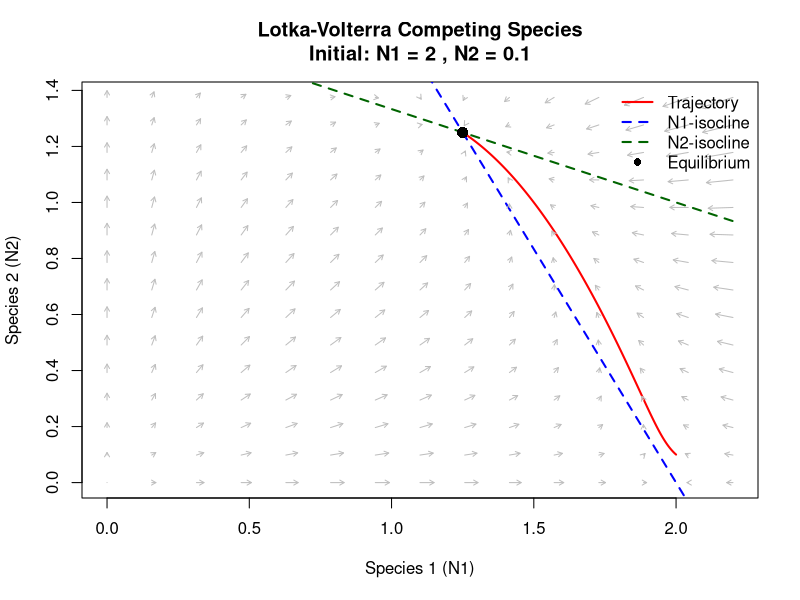
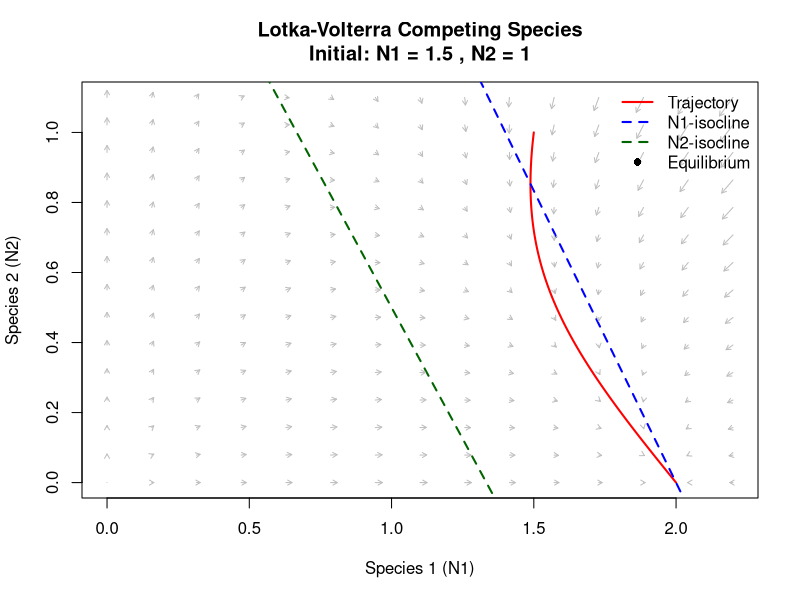
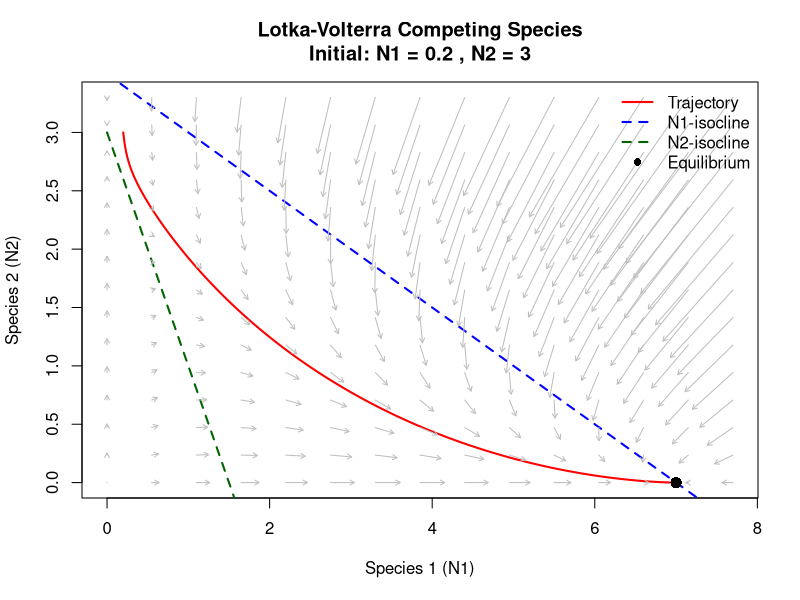
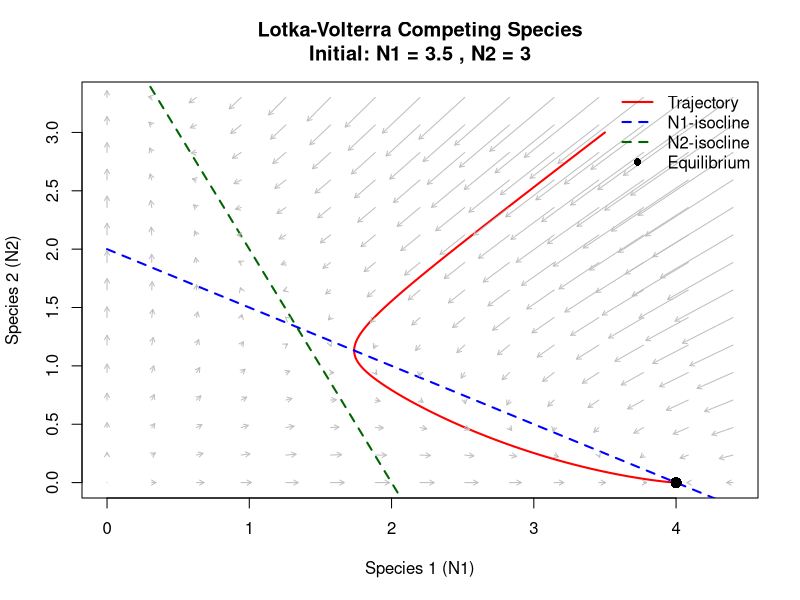
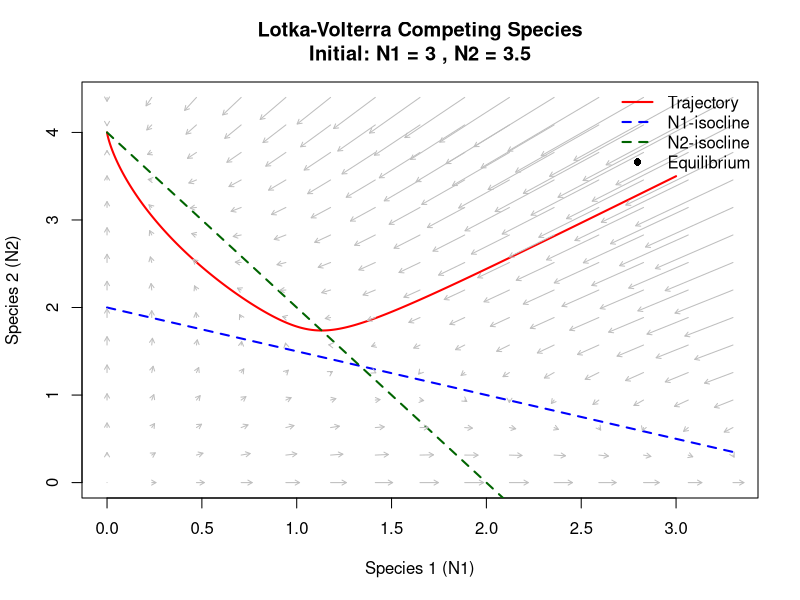
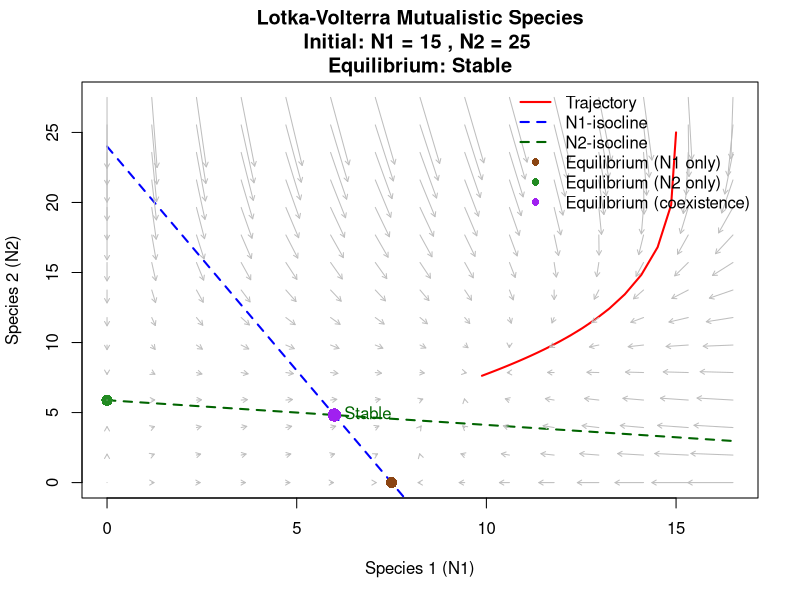
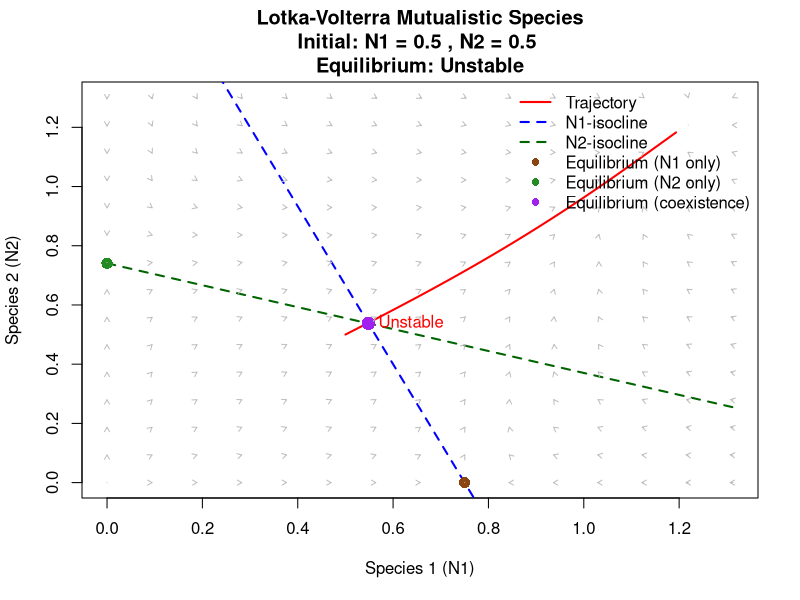

The R source for these figures, in order:
#Written report SBL.06003 Classical models in Biology (exercises) 
#Spring semester 2025

#Student 1
#First name: Susanna
#Family name: Schärer
#Student number:

#Student 2
#First name: Elena
#Family name: Graf
#Student number:

#Student 3
#First name: Anna
#Family name: Boss
#Student number: 24-208-928

library(deSolve)
#!only de library "deSolve" is allowed!

########################
### Topic 4: Lotka-Volterra model for 2 competing species
rm(list=ls())

#R-code

lotka_volterra_competing <- function(initial_condition = c(N1 = 2.5, N2 = 0.5),
                                     parameter = c(r1 = 3, r2 = 3, alpha11 = 1, alpha12 = 0.5, alpha21 = 0.5, alpha22 = 1),
                                     scale = 0.05,
                                     equilibrium = 'eq2') {
    # Define model
    model <- function(t, y, parms) {
        with(as.list(c(y, parms)), {
            dN1 <- N1 * (r1 - alpha11 * N1 - alpha12 * N2)
            dN2 <- N2 * (r2 - alpha21 * N1 - alpha22 * N2)
            list(c(dN1, dN2))
        })
    }
    
    # Time sequence and parameters
    times <- seq(0, 30, 0.01)
    parms <- parameter
    
    # Run simulation
    out <- ode(initial_condition, times, model, parms)
    
    # Calculate equilibrium points
    # Trivial equilibria
    #eq1 <- c(0, 0)  # Both species extinct
    eq2 <- c(parms["r1"]/parms["alpha11"], 0)  # N1 only
    eq3 <- c(0, parms["r2"]/parms["alpha22"])  # N2 only
    
    # Coexistence equilibrium A*N=b -> N=A^-1*b
    A <- matrix(c(parms["alpha11"], parms["alpha12"],
                  parms["alpha21"], parms["alpha22"]), 
                nrow = 2, byrow = TRUE)
    b <- c(parms["r1"], parms["r2"])
    eq4 <- solve(A, b)  # Solve the linear system

    # Create phase plane
    plot(out[, "N1"], out[, "N2"], 
         type = "l", col = "red", lwd = 2,
         xlab = "Species 1 (N1)", ylab = "Species 2 (N2)",
         main = paste("Lotka-Volterra Competing Species\nInitial: N1 =", initial_condition["N1"], 
                      ", N2 =", initial_condition["N2"]),
         xlim = c(0, max(out[, "N1"]) * 1.1),
         ylim = c(0, max(out[, "N2"]) * 1.1))
    
    # Add isoclines
    # N1-isocline (dN1/dt = 0): N1 = 0 or r1 - alpha11*N1 - alpha12*N2 = 0
    curve((parms["r1"] - parms["alpha11"] * x)/parms["alpha12"], 
          from = 0, to = max(out[, "N1"]) * 1.1, 
          col = "blue", lwd = 2, lty = 2, add = TRUE)
    # N2-isocline (dN2/dt = 0): N2 = 0 or r2 - alpha21*N1 - alpha22*N2 = 0
    curve((parms["r2"] - parms["alpha21"] * x)/parms["alpha22"], 
          from = 0, to = max(out[, "N1"]) * 1.1, 
          col = "darkgreen", lwd = 2, lty = 2, add = TRUE)
    
    # Add equilibrium points
    #points(eq1[1], eq1[2], pch = 16, cex = 1.5, col = "black")
    if (equilibrium == "eq2"){
        points(eq2[1], eq2[2], pch = 16, cex = 1.5, col = "black")
    }
    if (equilibrium == "eq3"){
        points(eq3[1], eq3[2], pch = 16, cex = 1.5, col = "black")
    }
    if (equilibrium == "eq4"){
        points(eq4[1], eq4[2], pch = 16, cex = 1.5, col = "black")
    }
    
    
    # Add vector field
    N1_seq <- seq(0, max(out[, "N1"]) * 1.1, length.out = 15)
    N2_seq <- seq(0, max(out[, "N2"]) * 1.1, length.out = 15)
    grid <- expand.grid(N1 = N1_seq, N2 = N2_seq)
    
    for(i in 1:nrow(grid)) {
        N1 <- grid$N1[i]
        N2 <- grid$N2[i]
        derivs <- model(0, c(N1 = N1, N2 = N2), parms)[[1]]
        # Scale arrows for better visualization
        arrows(N1, N2, 
               N1 + derivs[1] * scale, 
               N2 + derivs[2] * scale, 
               length = 0.05, col = "gray")
    }
    
    # Add legend
    legend("topright", 
           legend = c("Trajectory", "N1-isocline", "N2-isocline", "Equilibrium"),
           col = c("red", "blue", "darkgreen", "black"),
           lty = c(1, 2, 2, NA), lwd = c(2, 2, 2, NA), pch = c(NA, NA, NA, 16),
           bty = "n")
    
}

# Case 1: the two species can coexist
lotka_volterra_competing(initial_condition = c(N1 = 2, N2 = 0.1), parameter = c(r1 = 1, r2 = 1, alpha11 = 0.5, alpha12 = 0.3, alpha21 = 0.2, alpha22 = 0.6), scale = 0.1, equilibrium = 'eq4')
# Case 2: species 1 outcompetes species 2
lotka_volterra_competing(initial_condition = c(N1 = 1.5, N2 = 1), parameter = c(r1 = 1, r2 = 0.8, alpha11 = 0.5, alpha12 = 0.3, alpha21 = 0.6, alpha22 = 0.4), equilibrium = 'eq3')
# Case 3: species 2 outcompetes species 1
lotka_volterra_competing(initial_condition = c(N1 = 0.2, N2 = 3), parameter = c(r1 = 3.5, r2 = 1.5, alpha11 = 0.5, alpha12 = 1, alpha21 = 1, alpha22 = 0.5), equilibrium = 'eq2')
# Case 4: priority effect: one species outcompetes the other, but it depends on the initial conditions
lotka_volterra_competing(initial_condition = c(N1 = 3.5, N2 = 3), parameter = c(r1 = 2, r2 = 2, alpha11 = 0.5, alpha12 = 1, alpha21 = 1, alpha22 = 0.5))
lotka_volterra_competing(initial_condition = c(N1 = 3, N2 = 3.5), parameter = c(r1 = 2, r2 = 2, alpha11 = 0.5, alpha12 = 1, alpha21 = 1, alpha22 = 0.5))


###Discussion of the results###
##Case 1:
#Two species can coexist when the intraspecific competition (alpha11 and alpha22) is greater than interspecific competition.
#Therefore, this following has to be true: alpha11*alpha22 > alpha12*alpha21.
#Additionally, the initial conditions has to be positive (>0) for both species.

##Case 2 and Case 3:
#For one species to win over the other species, the following two conditions have to be true (example for Species 1):
#r1/alpha12 > r2/alpha22: Species 1 can invade when Species 2 is at equilibrium and
#r2/alpha21 < r1/alpha11: Species 2 cannot invade when Species 1 is at equilibrium
#The surviving species will reach an equilibrium at carrying capacity K = r1/alpha11 or K = r2/alpha22 for Species 1 and Species 2, respectively.


#Case 4:
#


# Notes: (can be deleted)
# r:intrinsic growth rates
# alpha11, alpha22: intraspecific competition
# alpha12, alpha21: interspecific competition
# coexisting equilibrium: dN1/dt=0 and dN2/dt=0
# this leads to:
# r1 = alpha11*N1 + alpha12*N2 &
# r2 = alpha21*N1 + alpha22*N2
# matrix form: A * N = b


#############################################################


### Topic 5: Lotka-Volterra model for 2 mutualistic species

# We describe the interaction between two species (N1, N2) given by the following equations : 
# dN1/dt = N1 * (r1 - alpha11*N1 + gamma12*N2)
# dN2/dt = N2 * (r2 + gamma21*N1 - alpha22*N2)
# Parameters 
# r1, r_2 : intrinsic growth rates (can be positive or negative)
# alpha11, alpha22: intra-specific competition (negative self-interaction), both > 0
# gamma12, gamma21 : inter-specific competition (positive inter-specific interaction), both > 0 

rm(list=ls())

#R-code

lotka_volterra_mutalistic <- function(initial_condition = c(N1 = 2.5, N2 = 0.5),
                                      parameters = c(r1 = 3, r2 = 3, alpha11 = 1, gamma12 = 0.5, gamma21 = 0.5, alpha22 = 1),
                                      scale = 0.005) {
  # initial_condition : starting population sizes for species 1 and 2  
  # parameters : vector containing the six model parameters (alpha11/22, gamma12/21, r1/2)
  # scale: a value that determines the length of arrows in the vector field 
  
  # ------------- Simulation ---------------------------------------------------
  
  # We define the model using the provided coupled ODEs 
  # The function returns the instantaneous rates of change of the two populations at a specific point in time and space
  model <- function(t, y, parms) {
    # t : time 
    # y : state vector (N1(t), N2(t))
    # parms : the parameters 
    with(as.list(c(y, parms)), {
      dN1 <- N1 * (r1 - alpha11 * N1 + gamma12 * N2)
      dN2 <- N2 * (r2 + gamma21 * N1 - alpha22 * N2)
      list(c(dN1, dN2))
    })
  }
  
  # Defining the time span of the simulation
  times <- seq(0, 120, 0.01)
  
  # renaming the input parameters vector to 'parms' to use it inside the model
  parms <- parameters
  
  # Run simulation
  # ode takes the initial_condition, the times, the model function, and the parms
  # integrates the system of ODEs across the time points and returns a matrix
  # column 1 : time 
  # column 2 : values of N_1 over time
  # column 3 : values of N_2 over time
  out <- ode(initial_condition, times, model, parms, rtol = 1e-5, atol = 1e-6)
  
  # -------- Calculating equilibrium points ----------------------------------
  
  # Trivial equilibria
  
  # Both species are extinct
  eq1 <- c(0, 0)  
  # N1 reaches its carrying capacity when alone
  # N2 is extinct
  eq2 <- c(parms["r1"]/parms["alpha11"], 0)  
  # N2 reaches its carrying capacity when alone
  # N1 extinct
  eq3 <- c(0, parms["r2"]/parms["alpha22"]) 
  
  # Coexistence equilibrium
  # To calculate the non-trivial equilibrium point, we rearrange the set of coupled ODEs as a linear system Ax = b, where : 
  # A : 2x2 matrix containing the relevant parameters row1 : [alpha11, gamma12], row2:[gamma21, alpha22]
  # N : vector [N1,N2]
  # b : vector [r1, r2]
  A <- matrix(c(parms["alpha11"], parms["gamma12"],
                parms["gamma21"], parms["alpha22"]), 
              nrow = 2, byrow = TRUE)
  b <- c(parms["r1"], parms["r2"])
  # Solve the linear system
  eq4 <- solve(A, b)
  
  # --- Jacobian and stability analysis at the coexistence equilibrium ---
  
  # Extract equilibrium values
  N1_star <- eq4[1]
  N2_star <- eq4[2]
  
  # Compute Jacobian matrix at (N1*, N2*) i.e. the equilibrium point 
  # This was done to eliminate doubt about the nature of the equilibrium 
  J <- matrix(c(
    parms["r1"] - 2 * parms["alpha11"] * N1_star + parms["gamma12"] * N2_star,
    parms["gamma12"] * N1_star,
    parms["gamma21"] * N2_star,
    parms["r2"] + parms["gamma21"] * N1_star - 2 * parms["alpha22"] * N2_star
  ), nrow = 2, byrow = TRUE)
  
  # Calculating the eigenvalues
  # all real parts negative	-> Stable node 
  # in every other case -> unstable 
  eig_vals <- eigen(J)$values
  
  
  # Determine stability
  stability_label <- if (all(Re(eig_vals) < 0)) "Stable" else "Unstable"
  
  # ---------------- Plotting ------------------------------------------------
  
  # Creating thr phase plane
  # Plotting the trajectories of N1 and N2 in the phase space 
  plot(out[, "N1"], out[, "N2"], 
       type = "l", col = "red", lwd = 2,
       xlab = "Species 1 (N1)", ylab = "Species 2 (N2)",
       main = paste("Lotka-Volterra Mutualistic Species\nInitial: N1 =", initial_condition["N1"], 
                    ", N2 =", initial_condition["N2"], "\nEquilibrium:", stability_label),
       xlim = c(0, max(out[, "N1"]) * 1.1),
       ylim = c(0, max(out[, "N2"]) * 1.1))
  
  # Add isoclines
  # N1-isocline (dN1/dt = 0): N1 = 0 or r1 - alpha11*N1 + gamma12*N2 = 0
  curve((parms["r1"] - parms["alpha11"] * x)/parms["gamma12"], 
        from = 0, to = max(out[, "N1"]) * 1.1, 
        col = "blue", lwd = 2, lty = 2, add = TRUE)
  # N2-isocline (dN2/dt = 0): N2 = 0 or r2 + gamma21*N1 - alpha22*N2 = 0
  curve((parms["r2"] - parms["gamma21"] * x)/parms["alpha22"], 
        from = 0, to = max(out[, "N1"]) * 1.1, 
        col = "darkgreen", lwd = 2, lty = 2, add = TRUE)
  
  # Adding the equilibrium points
  points(eq2[1], eq2[2], pch = 16, cex = 1.5, col = "#8B4513")  
  points(eq3[1], eq3[2], pch = 16, cex = 1.5, col = "#228B22")  
  points(eq4[1], eq4[2], pch = 16, cex = 1.8, col = "purple")  
  # Label the coexistence equilibrium as Stable/Unstable
  text(eq4[1], eq4[2], labels = stability_label, pos = 4, col = ifelse(stability_label == "Stable", "darkgreen", "red"))
  
  # Adding the vector field
  N1_seq <- seq(0, max(out[, "N1"]) * 1.1, length.out = 15)
  N2_seq <- seq(0, max(out[, "N2"]) * 1.1, length.out = 15)
  grid <- expand.grid(N1 = N1_seq, N2 = N2_seq)
  
  for(i in 1:nrow(grid)) {
    N1 <- grid$N1[i]
    N2 <- grid$N2[i]
    derivs <- model(0, c(N1 = N1, N2 = N2), parms)[[1]]
    # Scaling arrows optimise visualisation
    arrows(N1, N2, 
           N1 + derivs[1] * scale, 
           N2 + derivs[2] * scale, 
           length = 0.05, col = "gray")
  }
  
  # Adding the legend
  legend("topright",
         legend = c("Trajectory", "N1-isocline", "N2-isocline",
                    "Equilibrium (N1 only)", "Equilibrium (N2 only)", "Equilibrium (coexistence)"),
         col = c("red", "blue", "darkgreen", "#8B4513", "#228B22", "purple"),
         lty = c(1, 2, 2, NA, NA, NA),
         lwd = c(2, 2, 2, NA, NA, NA),
         pch = c(NA, NA, NA, 16, 16, 16),
         bty = "n")
}

# (1) there exixsts a positive equilibrium points which is stable
lotka_volterra_mutalistic(
  initial_condition = c(N1 = 15, N2 = 25),
  parameters = c(
    r1 = 12, r2 = 10,
    alpha11 = 1.6, alpha22 = 1.7,
    gamma12 = 0.5, gamma21 = 0.3
  )
)

# (2)  there exists a positive equilibrium points, but which is unstable
lotka_volterra_mutalistic(
  initial_condition = c(N1 = 0.5, N2 = 0.5),
  parameters = c(
    r1 = 1.2, r2 = 1.0,
    alpha11 = 1.6, alpha22 = 1.35,
    gamma12 = 0.6, gamma21 = 0.5
  )
)

# moves through the analytical equilibrium point and away from it -> unstable 

# Discussion of the results

# In the first example (r1 = 12, r2 = 10, alpha11 = 1.6, alpha22 = 1.7, 
# gamma12 = 0.5, gamma21 = 0.3), the model produces a coexistence equilibrium in 
# the positive quadrant, and the vector field clearly converges toward this point.

# The two isoclines intersect at a positive equilibrium indicated in purple. 
# The focus of the 

# Biological interpretation 
# Both species benefit from each other but not excessively. Density-dependent 
# self-limitation stabilises the system. Such dynamics could describe, for example, 
# plant-pollinator systems with saturation or diminishing returns.

# In the second example (r1 = 1.2, r2 = 1.0, alpha11 = 1.6, alpha22 = 1.35, 
# gamma12 = 0.6, gamma21 = 0.5), the system also has a positive coexistence equilibrium, 
# but the behaviour is very different:
# The trajectory diverges from the purple point, despite starting nearby.
# The Jacobian matrix has at least one eigenvalue with a positive real part, 
# indicating local instability.
# The vector field flows away from the equilibrium, suggesting that small 
# perturbations grow over time.


# Biological interpretation:
# Mutualistic interactions are too strong compared to self-limitation. A small 
# boost in one species reinforces the other, leading to potential runaway growth 
# or collapse. This reflects mutualism-induced instability, a known theoretical 
# risk in obligate mutualisms.
